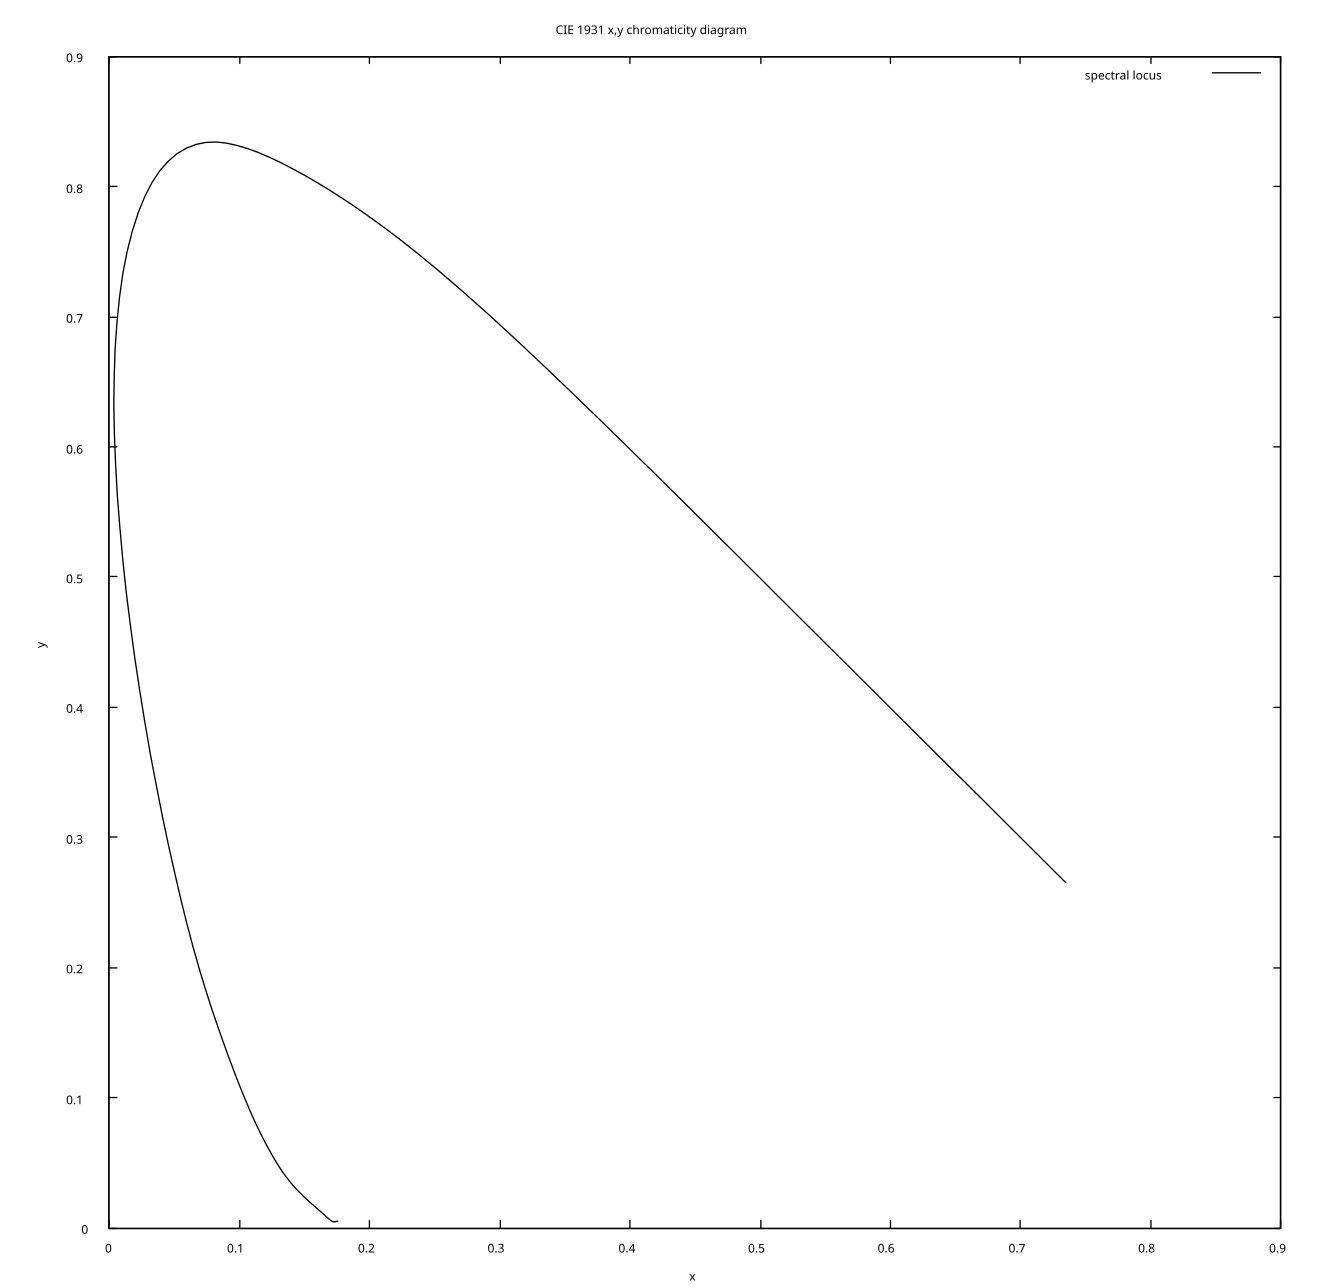

Source code (gnuplot):
set terminal qt size 1000,1000
set title "CIE 1931 x,y chromaticity diagram"
set xrange [0:0.9]
set yrange [0:0.9]
set xlabel "x"
set ylabel "y"
set size square
set mouse
plot "visual_xy_locus.txt" using 2:3 with lines title "spectral locus" linecolor -1
